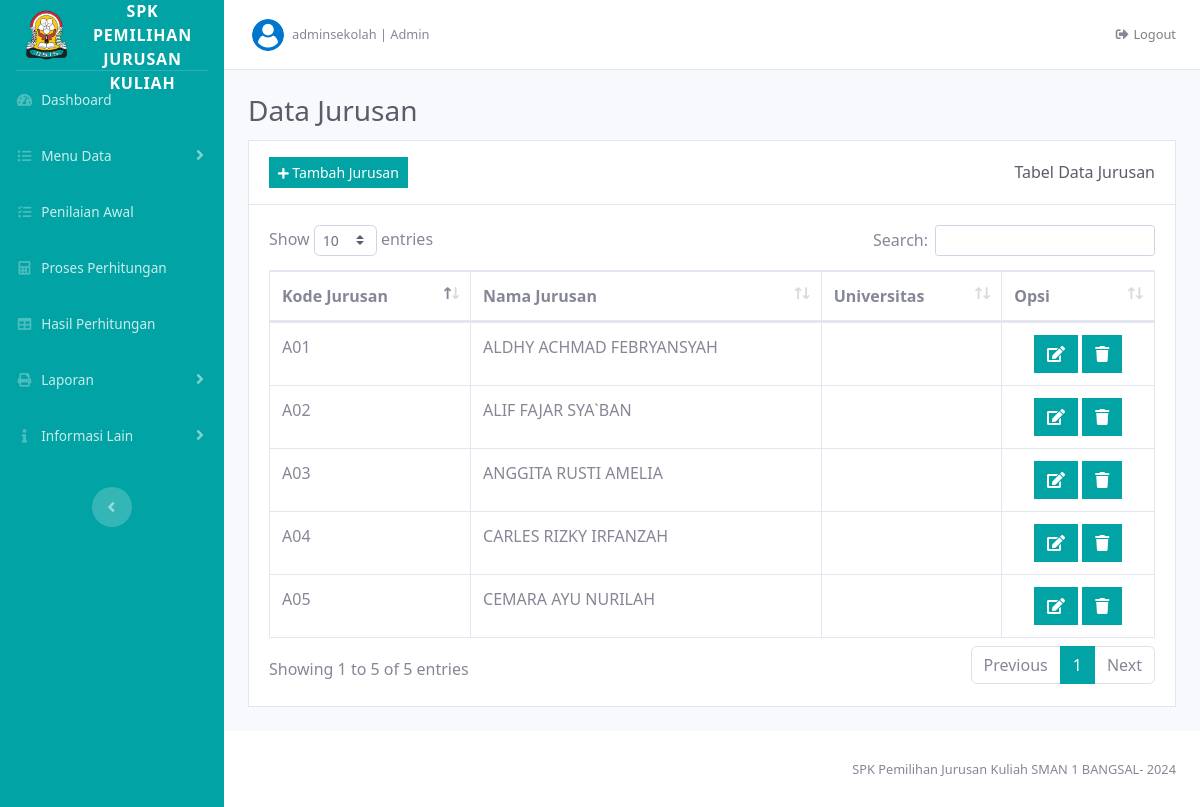
Screenshot of /index.php?page=data_siswa (signed in) with the database file from the repository.
### tables this page shows
CREATE TABLE `data_alternatif` (
  `ID_Alter` int(15) NOT NULL,
  `NISN` varchar(30) DEFAULT NULL,
  `Nama_Siswa` varchar(100) DEFAULT NULL,
  `JK` varchar(100) DEFAULT NULL,
  `Kelas` varchar(100) DEFAULT NULL
);

### pages/data_alternatif/data_alternatif.php (the view, shortened to what this page needs)
<?php
	$sql = "SELECT * FROM data_alternatif";
	$siswa = mysqli_query($koneksi_db, $sql);
?>
<div class="d-sm-flex align-items-center justify-content-between mb-1">
  <h1 class="h3 text-gray-800">Data Jurusan</h1>
</div>
<div class="card mb-4 rounded-0">
  <div class="card-header bg-white py-3 d-flex align-items-center justify-content-between">
		<a href="index.php?page=tambah_alter" class="btn btn-success btn-square btn-sm rounded-0">
      <i class="fas fa-plus fa-sm"></i> Tambah Jurusan
    </a>
    <h6 class="m-0 text-gray-800 d-none d-sm-block">Tabel Data Jurusan</h6>
  </div>
  <div class="card-body">
    <div class="table-responsive">
      <table class="table table-bordered" id="dataTable" width="100%" cellspacing="0">
        <thead>
          <tr>
            <th class="text-nowrap">Kode Jurusan</th>
            <th class="text-nowrap">Nama Jurusan</th>
			<th class="text-nowrap">Universitas</th>
            <th class="text-nowrap">Opsi</th>
          </tr>
        </thead>
        <tbody>
      		<?php
      			$no = 0;
      			while ($alter = mysqli_fetch_assoc($siswa)) :
      			$no++;
      		?>
            <tr>
              <td class="text-nowrap"><?= 'A'. $kode = str_pad($no, 2, '0', STR_PAD_LEFT); ?></td>
              <td class="text-nowrap"><?= $alter['Nama_Siswa']; ?></td>
			  <td class="text-nowrap"><?= $alter['Univ']; ?></td>
              <td class="text-center text-nowrap">
              	<a href="index.php?page=edit_alter&edit=<?= $alter['ID_Alter']; ?>" title="Edit Alternatif" class="btn btn-success btn-square rounded-0">
                    <i class="fas fa-edit"></i>
                </a>
                <button class="btn btn-success btn-square rounded-0" title="Hapus Alternatif" data-toggle="modal" data-target="#hapusid<?= $alter['ID_Alter']; ?>">
                    <i class="fas fa-trash"></i>
                </button>
              </td>
            </tr>
        	<?php
        		endwhile;
        	?>
        </tbody>
      </table>
    </div>
  </div>
</div>

### index.php (style rules this page uses)
* { font-family: "Segoe UI", Frutiger, "Frutiger Linotype", "Dejavu Sans", "Helvetica Neue", Arial, sans-serif; }
.btn-success { background-color: #01a3a4; border-color: #01a3a4; }

### rows the page displays
data_alternatif: no "01", Nama_Siswa "ALDHY ACHMAD FEBRYANSYAH"
data_alternatif: no "02", Nama_Siswa "ALIF FAJAR SYA`BAN"
data_alternatif: no "03", Nama_Siswa "ANGGITA RUSTI AMELIA"
data_alternatif: no "04", Nama_Siswa "CARLES RIZKY IRFANZAH"
data_alternatif: no "05", Nama_Siswa "CEMARA AYU NURILAH"

### other values shown
$_SESSION['user'] "adminsekolah"
